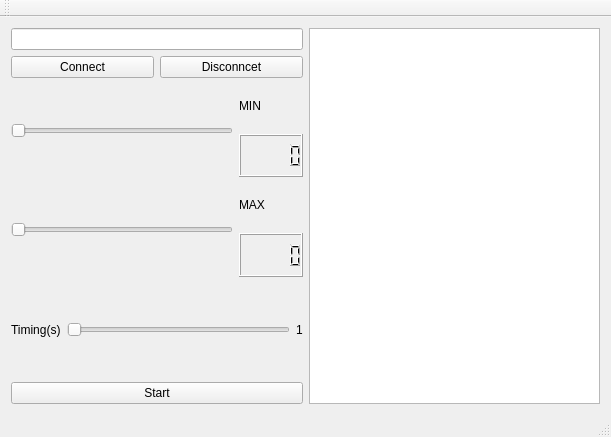
<?xml version="1.0" encoding="UTF-8"?>
<ui version="4.0">
 <class>MainWindow</class>
 <widget class="QMainWindow" name="MainWindow">
  <property name="geometry">
   <rect>
    <x>0</x>
    <y>0</y>
    <width>611</width>
    <height>437</height>
   </rect>
  </property>
  <property name="windowTitle">
   <string>MainWindow</string>
  </property>
  <widget class="QWidget" name="centralWidget">
   <layout class="QHBoxLayout" name="horizontalLayout_7" stretch="0,0">
    <item>
     <layout class="QVBoxLayout" name="verticalLayout_4">
      <item>
       <layout class="QVBoxLayout" name="verticalLayout">
        <item>
         <widget class="QLineEdit" name="lineEdit_ip"/>
        </item>
        <item>
         <layout class="QHBoxLayout" name="horizontalLayout">
          <item>
           <widget class="QPushButton" name="pushButton_Connect">
            <property name="text">
             <string>Connect</string>
            </property>
           </widget>
          </item>
          <item>
           <widget class="QPushButton" name="pushButton_Disconnect">
            <property name="text">
             <string>Disconncet</string>
            </property>
           </widget>
          </item>
         </layout>
        </item>
       </layout>
      </item>
      <item>
       <layout class="QHBoxLayout" name="horizontalLayout_6">
        <item>
         <widget class="QSlider" name="horizontalSlider_Min">
          <property name="orientation">
           <enum>Qt::Horizontal</enum>
          </property>
         </widget>
        </item>
        <item>
         <layout class="QVBoxLayout" name="verticalLayout_2">
          <item>
           <widget class="QLabel" name="label_3">
            <property name="text">
             <string>MIN</string>
            </property>
           </widget>
          </item>
          <item>
           <widget class="QLCDNumber" name="lcdNumber_Min"/>
          </item>
         </layout>
        </item>
       </layout>
      </item>
      <item>
       <layout class="QHBoxLayout" name="horizontalLayout_5">
        <item>
         <widget class="QSlider" name="horizontalSlider_Max">
          <property name="orientation">
           <enum>Qt::Horizontal</enum>
          </property>
         </widget>
        </item>
        <item>
         <layout class="QVBoxLayout" name="verticalLayout_3">
          <item>
           <widget class="QLabel" name="label_2">
            <property name="text">
             <string>MAX</string>
            </property>
           </widget>
          </item>
          <item>
           <widget class="QLCDNumber" name="lcdNumber_Max"/>
          </item>
         </layout>
        </item>
       </layout>
      </item>
      <item>
       <layout class="QHBoxLayout" name="horizontalLayout_4">
        <item>
         <layout class="QHBoxLayout" name="horizontalLayout_3">
          <item>
           <widget class="QLabel" name="label">
            <property name="text">
             <string>Timing(s)</string>
            </property>
           </widget>
          </item>
          <item>
           <widget class="QSlider" name="horizontalSlider_Time">
            <property name="minimum">
             <number>1</number>
            </property>
            <property name="maximum">
             <number>10</number>
            </property>
            <property name="orientation">
             <enum>Qt::Horizontal</enum>
            </property>
           </widget>
          </item>
         </layout>
        </item>
        <item>
         <widget class="QLabel" name="label_4">
          <property name="text">
           <string>1</string>
          </property>
         </widget>
        </item>
       </layout>
      </item>
      <item>
       <layout class="QHBoxLayout" name="horizontalLayout_2">
        <item>
         <widget class="QPushButton" name="pushButton_Start">
          <property name="text">
           <string>Start</string>
          </property>
         </widget>
        </item>
       </layout>
      </item>
     </layout>
    </item>
    <item>
     <widget class="QListWidget" name="listWidget_lista"/>
    </item>
   </layout>
  </widget>
  <widget class="QMenuBar" name="menuBar">
   <property name="geometry">
    <rect>
     <x>0</x>
     <y>0</y>
     <width>611</width>
     <height>21</height>
    </rect>
   </property>
  </widget>
  <widget class="QToolBar" name="mainToolBar">
   <attribute name="toolBarArea">
    <enum>TopToolBarArea</enum>
   </attribute>
   <attribute name="toolBarBreak">
    <bool>false</bool>
   </attribute>
  </widget>
  <widget class="QStatusBar" name="statusBar"/>
 </widget>
 <layoutdefault spacing="6" margin="11"/>
 <resources/>
 <connections>
  <connection>
   <sender>horizontalSlider_Min</sender>
   <signal>valueChanged(int)</signal>
   <receiver>lcdNumber_Min</receiver>
   <slot>display(int)</slot>
   <hints>
    <hint type="sourcelabel">
     <x>69</x>
     <y>177</y>
    </hint>
    <hint type="destinationlabel">
     <x>228</x>
     <y>186</y>
    </hint>
   </hints>
  </connection>
  <connection>
   <sender>horizontalSlider_Max</sender>
   <signal>valueChanged(int)</signal>
   <receiver>lcdNumber_Max</receiver>
   <slot>display(int)</slot>
   <hints>
    <hint type="sourcelabel">
     <x>165</x>
     <y>245</y>
    </hint>
    <hint type="destinationlabel">
     <x>230</x>
     <y>245</y>
    </hint>
   </hints>
  </connection>
  <connection>
   <sender>horizontalSlider_Time</sender>
   <signal>valueChanged(int)</signal>
   <receiver>label_4</receiver>
   <slot>setNum(int)</slot>
   <hints>
    <hint type="sourcelabel">
     <x>229</x>
     <y>327</y>
    </hint>
    <hint type="destinationlabel">
     <x>287</x>
     <y>315</y>
    </hint>
   </hints>
  </connection>
 </connections>
</ui>
